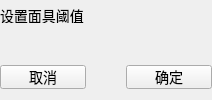
        <widget class="QWidget" name="tabWidget_5Page1">
         <property name="styleSheet">
          <string notr="true">font:14px;</string>
         </property>
         <attribute name="title">
          <string/>
         </attribute>
         <layout class="QVBoxLayout" name="verticalLayout_2" stretch="0,0,0">
          <property name="spacing">
           <number>0</number>
          </property>
          <property name="leftMargin">
           <number>0</number>
          </property>
          <property name="topMargin">
           <number>0</number>
          </property>
          <property name="rightMargin">
           <number>0</number>
          </property>
          <property name="bottomMargin">
           <number>0</number>
          </property>
          <item>
           <widget class="QLabel" name="label_3">
            <property name="minimumSize">
             <size>
              <width>0</width>
              <height>14</height>
             </size>
            </property>
            <property name="maximumSize">
             <size>
              <width>16777215</width>
              <height>14</height>
             </size>
            </property>
            <property name="font">
             <font>
              <pointsize>-1</pointsize>
              <italic>false</italic>
              <bold>false</bold>
             </font>
            </property>
            <property name="text">
             <string>设置面具阈值</string>
            </property>
            <property name="alignment">
             <set>Qt::AlignLeading|Qt::AlignLeft|Qt::AlignVCenter</set>
            </property>
           </widget>
          </item>
          <item>
           <widget class="QWidget" name="widget" native="true">
            <property name="minimumSize">
             <size>
              <width>0</width>
              <height>24</height>
             </size>
            </property>
            <property name="maximumSize">
             <size>
              <width>16777215</width>
              <height>24</height>
             </size>
            </property>
            <layout class="QHBoxLayout" name="horizontalLayout_3" stretch="0">
             <property name="spacing">
              <number>0</number>
             </property>
             <property name="leftMargin">
              <number>0</number>
             </property>
             <property name="topMargin">
              <number>0</number>
             </property>
             <property name="rightMargin">
              <number>0</number>
             </property>
             <property name="bottomMargin">
              <number>0</number>
             </property>
             <item>
              <widget class="ctkRangeWidget" name="ctkRangeWidget" native="true">
               <property name="minimumSize">
                <size>
                 <width>48</width>
                 <height>0</height>
                </size>
               </property>
              </widget>
             </item>
            </layout>
           </widget>
          </item>
          <item>
           <widget class="QWidget" name="widget_15" native="true">
            <property name="minimumSize">
             <size>
              <width>0</width>
              <height>24</height>
             </size>
            </property>
            <property name="maximumSize">
             <size>
              <width>16777215</width>
              <height>24</height>
             </size>
            </property>
            <layout class="QHBoxLayout" name="horizontalLayout_9">
             <property name="spacing">
              <number>0</number>
             </property>
             <property name="leftMargin">
              <number>0</number>
             </property>
             <property name="topMargin">
              <number>0</number>
             </property>
             <property name="rightMargin">
              <number>0</number>
             </property>
             <property name="bottomMargin">
              <number>0</number>
             </property>
             <item>
              <widget class="QPushButton" name="pushButton_8">
               <property name="minimumSize">
                <size>
                 <width>86</width>
                 <height>24</height>
                </size>
               </property>
               <property name="maximumSize">
                <size>
                 <width>86</width>
                 <height>24</height>
                </size>
               </property>
               <property name="text">
                <string>取消</string>
               </property>
              </widget>
             </item>
             <item>
              <spacer name="horizontalSpacer_2">
               <property name="orientation">
                <enum>Qt::Horizontal</enum>
               </property>
               <property name="sizeHint" stdset="0">
                <size>
                 <width>40</width>
                 <height>20</height>
                </size>
               </property>
              </spacer>
             </item>
             <item>
              <widget class="QPushButton" name="pushButton">
               <property name="minimumSize">
                <size>
                 <width>86</width>
                 <height>24</height>
                </size>
               </property>
               <property name="maximumSize">
                <size>
                 <width>86</width>
                 <height>24</height>
                </size>
               </property>
               <property name="font">
                <font>
                 <pointsize>-1</pointsize>
                 <italic>false</italic>
                 <bold>false</bold>
                </font>
               </property>
               <property name="text">
                <string>确定</string>
               </property>
              </widget>
             </item>
            </layout>
           </widget>
          </item>
         </layout>
        </widget>
